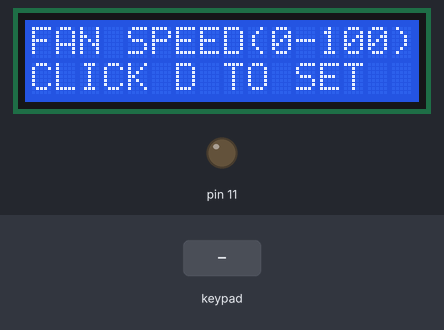
Simulated run of this sketch. Board: Arduino Uno, built with avr-gcc and run on an emulated ATmega328P. On the bench: 16×2 character LCD, output pins drawn as LEDs (lit = HIGH). The test bench sets the inputs (shaded band).

Above: at 5.8 s.
5.9 s: keypad keys 9 8 7 6 # pressed 0.4 s apart
At 8.4 s:
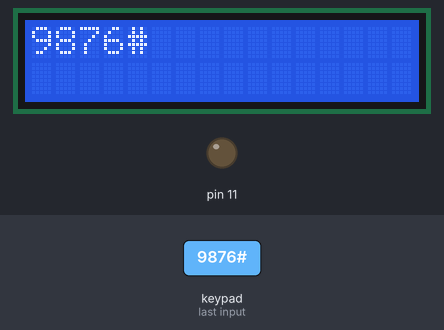
9.4 s: key 'D' pressed
At 10.6 s:
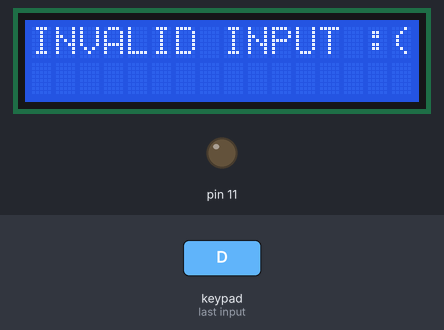
10.9 s: key 'B' pressed
At 11.2 s:
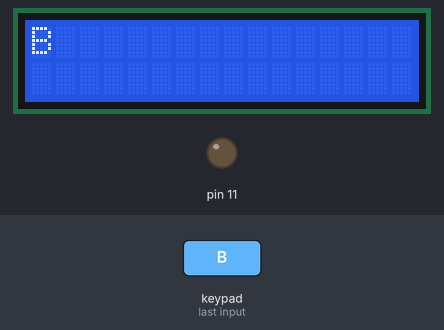
12.4 s: keypad keys 9 8 7 6 D pressed 0.4 s apart
At 15.3 s:
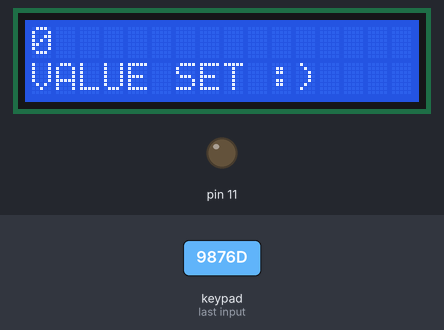
15.9 s: key 'C' pressed
At 17.1 s:
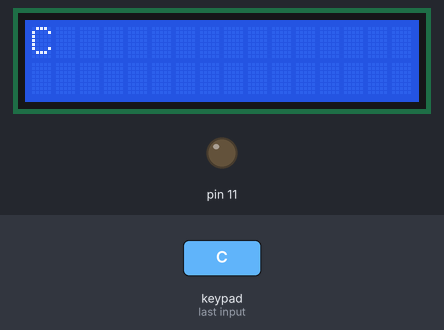
17.4 s: keypad keys 5 4 3 2 # pressed 0.4 s apart
At 19.6 s:
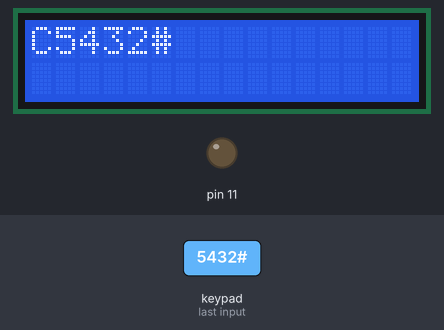
Timing chart, 0 to 21.1 s (numbered marks = the images above; inputs shaded):
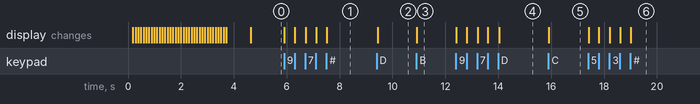

Measured:
- after the input at 5.9 s, the display: first changes at once (image 1 shows a later state)
- after the input at 9.4 s, the display: changes at once (image 2)
- after the input at 10.9 s, the display: changes at once (image 3)
- after the input at 12.4 s, the display: first changes at once (image 4 shows a later state)
- after the input at 15.9 s, the display: changes at once (image 5)
- after the input at 17.4 s, the display: first changes at once (image 6 shows a later state)

The sketch:

KEYPAD_CONTROLLED_FAN.ino
```cpp
/*
ERASE - *
SET VALUE - D
*/

#include <Adafruit_LiquidCrystal.h>
#include <Keypad.h>
Adafruit_LiquidCrystal lcd_1(0);


const byte ROWS = 4; //four rows
const byte COLS = 4; //four columns
char keys[ROWS][COLS] = {
  {'1','2','3','D'},
  {'4','5','6','B'},
  {'7','8','9','C'},
  {'*','0','#','D'}
};

byte rowPins[ROWS] = {9, 8, 7, 6}; //connect to the row pinouts of the keypad
byte colPins[COLS] = {5, 4, 3, 2}; //connect to the column pinouts of the keypad

Keypad keypad = Keypad( makeKeymap(keys), rowPins, colPins, ROWS, COLS );

String value="";

void setup(){
  lcd_1.begin(16, 2);
  lcd_1.setCursor(16,0);
  lcd_1.print("KEYPAD CONTROLLED FAN");
  for(int i=0; i<37;i++){
    lcd_1.scrollDisplayLeft();
    delay(100);
  }
  delay(800);
  lcd_1.clear();
  lcd_1.print("FAN SPEED(0-100)");
  lcd_1.setCursor(0,1);
  lcd_1.print("CLICK D TO SET");
}

void loop(){

  char key = keypad.getKey();

  if (key != NO_KEY){

    lcd_1.clear();
    value = value + key;
    Serial.println(value);
    lcd_1.print(value);

    if(key=='*')
    {
        lcd_1.clear();
        value="";

    }

    if(key=='D')
    {

      lcd_1.clear();
      int a=value.toInt();
      if(a<=100){
        int a1=map(a,0,100,0,255);
        digitalWrite(13,HIGH);
        analogWrite(11,a1);
        value="";
        lcd_1.print(a);
        lcd_1.setCursor(0,1);
        lcd_1.print("VALUE SET :)");
      }
      else{
        lcd_1.clear();
        lcd_1.print("INVALID INPUT :(");
        value="";
      }
    }

  }
}
```
